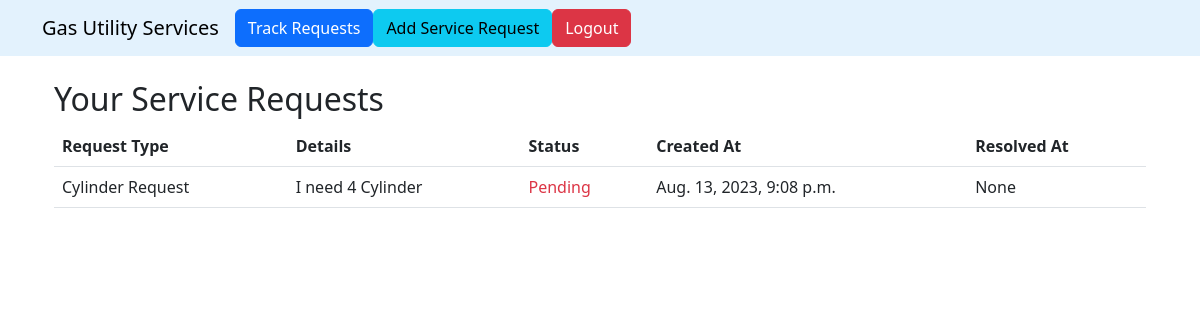
Screenshot of /service-requests/ (signed in) with the database file from the repository.
### service/models.py (models this page shows, shortened)
class ServiceRequest(models.Model):
    STATUS_CHOICES = (
        ('Pending', 'Pending'),
        ('In Progress', 'In Progress'),
        ('Resolved', 'Resolved'),
    )
    customer = models.ForeignKey(User, on_delete=models.CASCADE)
    request_type = models.CharField(max_length=100)
    details = models.TextField()
    proof = models.FileField(upload_to='proofs/', blank=True, null=True)
    status = models.CharField(max_length=20, choices=STATUS_CHOICES, default='Pending')
    created_at = models.DateTimeField(auto_now_add=True)
    resolved_at = models.DateTimeField(null=True, blank=True)

### service/views.py (the view)
# urls.py: path('service-requests/', views.service_request_list, name='service_request_list'),
@login_required
def service_request_list(request):
    user = request.user  # Get the logged-in user
    service_requests = ServiceRequest.objects.filter(customer=user)
    context = {'service_requests': service_requests}
    return render(request, 'service/service_request_list.html', context)

### service/templates/service/service_request_list.html (shortened to what this page needs)
{% extends 'service/base.html' %}
{% block extra_nav %}
<div class="navbar-nav me-auto mb-2 mb-lg-0 id=navbarNav">
    <ul class="navbar-nav ml-auto">
        <li class="nav-item">
            <a class="btn btn-primary" href="{% url 'service_request_list' %}">Track Requests</a>
        </li>
        <li class="nav-item">
            <a class="btn btn-info" href="{% url 'submit_service_request' %}">Add Service Request</a>
        </li>
    </ul>
    <ul class="navbar-nav ml-auto">
        <li class="nav-item">
            <form action="{% url 'logout' %}" method="post">
                <button type="submit" class="btn btn-danger">Logout</button>
            </form>
        </li>
    </ul>
</div>
{% endblock %}
{% block content %}
<div class="container mt-4">
    <h2>Your Service Requests</h2>
    <table class="table">
        <thead>
            <tr>
                <th>Request Type</th>
                <th>Details</th>
                <th>Status</th>
                <th>Created At</th>
                <th>Resolved At</th>
            </tr>
        </thead>
        <tbody>
            {% for request in service_requests %}
            <tr>
                <td>{{ request.request_type }}</td>
                <td>{{ request.details }}</td>
                <td>
                    {% if request.status == 'Pending' %}
                    <span class="text-danger">{{ request.status }}</span>
                    {% elif request.status == 'In Progress' %}
                    <span class="text-warning">{{ request.status }}</span>
                    {% else %}
                    <span class="text-success">{{ request.status }}</span>
                    {% endif %}
                </td>
                <td>{{ request.created_at }}</td>
                <td>{{ request.resolved_at }}</td>
            </tr>
            {% endfor %}
        </tbody>
    </table>
</div>
{% endblock %}

### rows the page displays
ServiceRequest: request_type "Cylinder Request", details "I need 4 Cylinder", status "Pending", created_at "Aug. 13, 2023, 9:08 p.m.", resolved_at "None"
